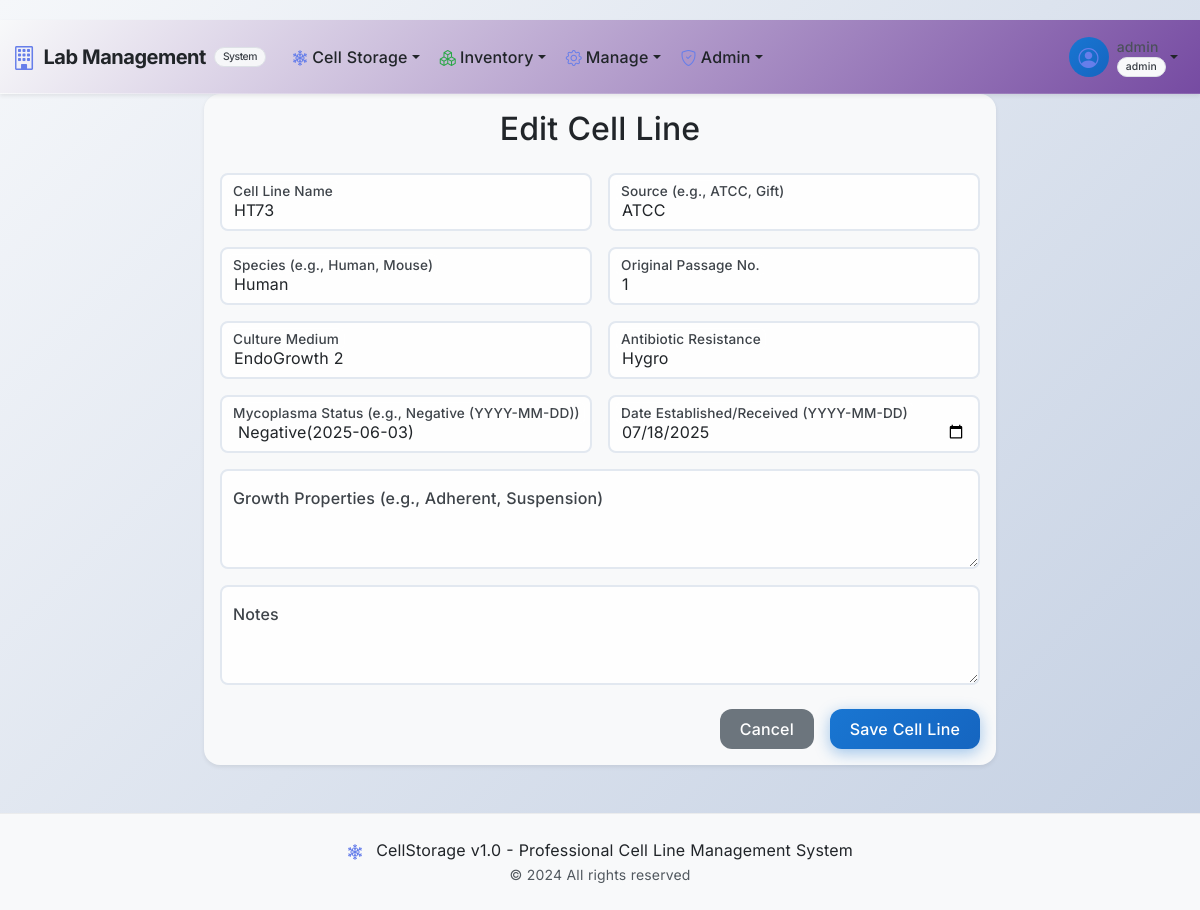
/cell-storage/cell_line/1/edit (signed in), run on the app's committed database.
### app/cell_storage/models.py (models this page shows, shortened)
class User(UserMixin, db.Model):
    __tablename__ = 'users'
    id = db.Column(db.Integer, primary_key=True)
    username = db.Column(db.String(64), unique=True, index=True, nullable=False)
    password_hash = db.Column(db.String(256))
    password_plain = db.Column(db.String(128))  # store plain password for admin view
    role = db.Column(db.String(64), default='user', nullable=False)  # e.g., 'user', 'admin'. Make role non-nullable.
    cell_lines_created = db.relationship('CellLine', backref='creator', lazy='dynamic',
                                         foreign_keys='CellLine.created_by_user_id')
    vials_frozen = db.relationship('CryoVial', backref='freezer_operator', lazy='dynamic',
                                   foreign_keys='CryoVial.frozen_by_user_id')
    audit_logs = db.relationship('AuditLog', backref='user_performing_action', lazy='dynamic',
                                 foreign_keys='AuditLog.user_id')
    @property
    def is_admin(self):
        return self.role == 'admin'

class CellLine(db.Model):
    __tablename__ = 'cell_lines'
    id = db.Column(db.Integer, primary_key=True)
    name = db.Column(db.String(128), unique=True, index=True, nullable=False)
    source = db.Column(db.String(128))  # e.g., ATCC, Gift
    species = db.Column(db.String(64))  # e.g., Human, Mouse
    original_passage = db.Column(db.String(64))  # Can be number or range, so use string
    culture_medium = db.Column(db.String(255))
    antibiotic_resistance = db.Column(db.String(255))  # e.g., Puromycin, Blasticidin
    growth_properties = db.Column(db.Text)  # e.g., Adherent, Suspension
    mycoplasma_status = db.Column(db.String(64))  # e.g., Negative (Date), Positive
    date_established = db.Column(db.Date)  # Cell line establishment or receipt date
    notes = db.Column(db.Text)
    created_by_user_id = db.Column(db.Integer, db.ForeignKey('users.id'))  # Associated creator
    timestamp = db.Column(db.DateTime, index=True, default=datetime.utcnow)  # Record creation or last modification time
    cryovials = db.relationship('CryoVial', backref='cell_line_info', lazy='dynamic')

### app/cell_storage/main/routes.py (the view, shortened to what this page needs)
@bp.route('/cell_line/<int:cell_line_id>/edit', methods=['GET', 'POST'])
@login_required
@admin_required
def edit_cell_line(cell_line_id):
    cell_line = CellLine.query.get_or_404(cell_line_id)
    form = CellLineForm(obj=cell_line) # Pre-populate form with existing data
    return render_template('main/cell_line_form.html', title='Edit Cell Line', form=form, cell_line=cell_line, form_action=url_for('cell_storage.edit_cell_line', cell_line_id=cell_line.id))

### app/cell_storage/forms.py
class CellLineForm(FlaskForm):
    name = StringField('Cell Line Name', validators=[DataRequired(), Length(max=128)])
    source = StringField('Source (e.g., ATCC, Gift)', validators=[Optional(), Length(max=128)])
    species = StringField('Species (e.g., Human, Mouse)', validators=[Optional(), Length(max=64)])
    original_passage = StringField('Original Passage No.', validators=[Optional(), Length(max=64)])
    culture_medium = StringField('Culture Medium', validators=[Optional(), Length(max=255)])
    antibiotic_resistance = StringField('Antibiotic Resistance', validators=[Optional(), Length(max=255)])
    growth_properties = TextAreaField('Growth Properties (e.g., Adherent, Suspension)', validators=[Optional()])
    mycoplasma_status = StringField('Mycoplasma Status (e.g., Negative (YYYY-MM-DD))', validators=[Optional(), Length(max=64)])
    date_established = DateField('Date Established/Received (YYYY-MM-DD)', format='%Y-%m-%d', validators=[Optional()])
    notes = TextAreaField('Notes', validators=[Optional()])
    submit = SubmitField('Save Cell Line')

### app/shared/permissions.py (called while the page is built, shortened)
def has_permission(permission, resource_type=None, resource_id=None):
    if not current_user.is_authenticated:
        return False
    return PermissionManager.has_permission(
        current_user.id,
        permission,
        resource_type,
        resource_id
    )

def can_view_inventory():
    return has_permission('inventory.view')

def can_manage_locations():
    return has_permission('location.edit')

def is_admin():
    return has_permission('admin.user_management')

    @classmethod
    def has_permission(cls, user_id, permission, resource_type=None, resource_id=None):
        from .. import db
        from datetime import datetime
        user = User.query.get(user_id)
        if user and hasattr(user, 'is_admin') and user.is_admin:
            return True

### app/templates/main/cell_line_form.html (shortened to what this page needs)
{% extends "base.html" %}
{% block content %}
<div class="row justify-content-center">
  <div class="col-md-10 col-lg-8">
    <div class="card shadow-sm">
      <div class="card-body">
        <h2 class="card-title text-center mb-4">{{ title }}</h2>
        <form method="POST" action="{{ form_action }}" novalidate>
          <div class="row g-3">
            <div class="col-md-6">
              <div class="form-floating">
                {{ form.name(class="form-control" + (" is-invalid" if form.name.errors else ""), placeholder="Name") }}
                {{ form.name.label }}
              </div>
            </div>
            <div class="col-md-6">
              <div class="form-floating">
                {{ form.source(class="form-control" + (" is-invalid" if form.source.errors else ""), placeholder="Source") }}
                {{ form.source.label }}
              </div>
            </div>
            <div class="col-md-6">
              <div class="form-floating">
                {{ form.species(class="form-control" + (" is-invalid" if form.species.errors else ""), placeholder="Species") }}
                {{ form.species.label }}
              </div>
            </div>
            <div class="col-md-6">
              <div class="form-floating">
                {{ form.original_passage(class="form-control" + (" is-invalid" if form.original_passage.errors else ""), placeholder="Original Passage") }}
                {{ form.original_passage.label }}
              </div>
            </div>
            <div class="col-md-6">
              <div class="form-floating">
                {{ form.culture_medium(class="form-control" + (" is-invalid" if form.culture_medium.errors else ""), placeholder="Culture Medium") }}
                {{ form.culture_medium.label }}
              </div>
            </div>
            <div class="col-md-6">
              <div class="form-floating">
                {{ form.antibiotic_resistance(class="form-control" + (" is-invalid" if form.antibiotic_resistance.errors else ""), placeholder="Antibiotic Resistance") }}
                {{ form.antibiotic_resistance.label }}
              </div>
            </div>
            <div class="col-md-6">
              <div class="form-floating">
                {{ form.mycoplasma_status(class="form-select" + (" is-invalid" if form.mycoplasma_status.errors else ""), placeholder="Mycoplasma Status") }}
                {{ form.mycoplasma_status.label }}
              </div>
            </div>
            <div class="col-md-6">
              <div class="form-floating">
                {{ form.date_established(class="form-control" + (" is-invalid" if form.date_established.errors else ""), placeholder="Date Established") }}
                {{ form.date_established.label }}
              </div>
            </div>
            <div class="col-12">
              <div class="form-floating">
                {{ form.growth_properties(class="form-control" + (" is-invalid" if form.growth_properties.errors else ""), placeholder="Growth Properties", style="height: 100px") }}
                {{ form.growth_properties.label }}
              </div>
            </div>
            <div class="col-12">
              <div class="form-floating">
                {{ form.notes(class="form-control" + (" is-invalid" if form.notes.errors else ""), placeholder="Notes", style="height: 100px") }}
                {{ form.notes.label }}
              </div>
            </div>
          </div>
          <div class="d-grid gap-2 d-md-flex justify-content-md-end mt-4">
            {% set cancel_url = request.args.get('next') or request.headers.get('Referer') or url_for('cell_storage.list_cell_lines') %}
            <a href="{{ cancel_url }}" class="btn btn-secondary me-md-2">Cancel</a>
            {{ form.submit(class="btn btn-primary") }}
          </div>
        </form>
      </div>
    </div>
  </div>
</div>
{% endblock %}

### app/templates/base.html (shortened to what this page needs)
<!DOCTYPE html>
<html lang="en">
<head>
    <link href="https://cdn.jsdelivr.net/npm/bootstrap@5.3.3/dist/css/bootstrap.min.css" rel="stylesheet">
    <link href="https://cdn.jsdelivr.net/npm/bootstrap-icons@1.11.3/font/bootstrap-icons.css" rel="stylesheet">
    <link href="https://cdnjs.cloudflare.com/ajax/libs/bootstrap-icons/1.11.3/font/bootstrap-icons.min.css" rel="stylesheet">
    <link href="{{ url_for('static', filename='css/style.css') }}" rel="stylesheet">
</head>
<body class="bg-light">
    <nav class="navbar navbar-expand-lg navbar-light bg-gradient shadow-sm sticky-top" style="background: linear-gradient(135deg, #f5f7fa 0%, #c3cfe2 100%);">
        <div class="container-fluid">
            <a class="navbar-brand fw-bold d-flex align-items-center" href="{{ url_for('cell_storage.index') }}" style="color: #212529;">
                <i class="bi bi-building me-2 fs-4" style="color: #667eea;"></i>
                <span style="color: #212529;">Lab Management</span>
                <small class="badge bg-light text-dark ms-2" style="color: #343a40; border: 1px solid #dee2e6;">System</small>
            </a>
            <div class="collapse navbar-collapse" id="navbarContent">
                <ul class="navbar-nav me-auto mb-2 mb-lg-0">
                    {% if current_user.is_authenticated %}
                        <li class="nav-item dropdown">
                            <a class="nav-link dropdown-toggle d-flex align-items-center" href="#" style="color: #212529;" id="cellStorageDropdown" role="button" data-bs-toggle="dropdown" aria-expanded="false">
                                <i class="bi bi-snow2 me-1" style="color: #667eea;"></i>
                                Cell Storage
                            </a>
                        </li>
                        <li class="nav-item dropdown">
                            <a class="nav-link dropdown-toggle d-flex align-items-center" href="#" style="color: #212529;" id="inventoryDropdown" role="button" data-bs-toggle="dropdown" aria-expanded="false">
                                <i class="bi bi-boxes me-1" style="color: #28a745;"></i>
                                Inventory
                            </a>
                        </li>
                        {% if current_user.is_admin %}
                            <li class="nav-item dropdown">
                                <a class="nav-link dropdown-toggle d-flex align-items-center" href="#" id="inventoryDropdown" role="button" data-bs-toggle="dropdown" aria-expanded="false" style="color: #212529;">
                                    <i class="bi bi-gear me-1" style="color: #667eea;"></i>
                                    Manage
                                </a>
                            </li>
                            <li class="nav-item dropdown">
                                <a class="nav-link dropdown-toggle d-flex align-items-center" href="#" id="adminDropdown" role="button" data-bs-toggle="dropdown" aria-expanded="false" style="color: #212529;">
                                    <i class="bi bi-shield-check me-1" style="color: #667eea;"></i>
                                    Admin
                                </a>
                            </li>
                        {% endif %}
                    {% endif %}
                </ul>
                <ul class="navbar-nav ms-auto mb-2 mb-lg-0">
                    {% if current_user.is_authenticated %}
                        <li class="nav-item dropdown">
                            <a class="nav-link dropdown-toggle d-flex align-items-center" href="#" id="userDropdown" role="button" data-bs-toggle="dropdown" aria-expanded="false" style="color: #212529;">
                                <div class="user-avatar me-2">
                                    <i class="bi bi-person-circle fs-5" style="color: #667eea;"></i>
                                </div>
                                <div class="d-flex flex-column">
                                    <span class="small" style="color: #212529;">{{ current_user.username }}</span>
                                    <span class="badge badge-role bg-light text-dark" style="color: #343a40; border: 1px solid #dee2e6;">{{ current_user.role }}</span>
                                </div>
                            </a>
                        </li>
                    {% else %}
                        <li class="nav-item">
                            <a class="nav-link btn btn-outline-primary rounded-pill px-3" href="{{ url_for('auth.login') }}" style="color: #667eea; border-color: #667eea;">
                                <i class="bi bi-box-arrow-in-right me-1"></i>Login
                            </a>
                        </li>
                    {% endif %}
                </ul>
            </div>
        </div>
    </nav>
    <main class="flex-grow-1">
        {% block content %}{% endblock %}
    </main>
    <footer class="bg-light text-center py-4 mt-5" style="color: #343a40;">
        <div class="container">
            <p class="mb-0">
                <i class="bi bi-snow2 me-2" style="color: #667eea;"></i>
                CellStorage v1.0 - Professional Cell Line Management System
            </p>
            <small class="text-muted" style="color: #495057;">© 2024 All rights reserved</small>
        </div>
    </footer>
</body>
</html>

### app/templates/base.html (style rules this page uses)
:root { --primary-color: #667eea; --secondary-color: #764ba2; --accent-color: #f093fb; --background-color: #f8f9fa; --text-color: #212529; --navbar-style: light; }

### data on the page
User: username "admin", role "admin"
CellLine: name "HT73", source "ATCC", species "Human", original_passage "1", culture_medium "EndoGrowth 2", antibiotic_resistance "Hygro", mycoplasma_status "Negative(2025-06-03)", date_established "07/18/2025"

### other printed values
{{ title }} "Edit Cell Line"
